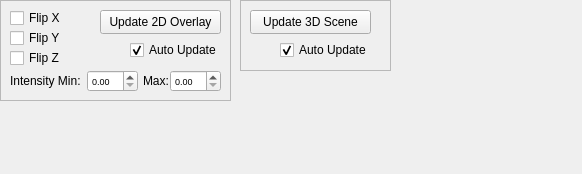
<?xml version="1.0" encoding="UTF-8"?>
<ui version="4.0">
 <class>VisualizationPanelWidget</class>
 <widget class="QWidget" name="VisualizationPanelWidget">
  <property name="geometry">
   <rect>
    <x>0</x>
    <y>0</y>
    <width>582</width>
    <height>174</height>
   </rect>
  </property>
  <property name="windowTitle">
   <string>Form</string>
  </property>
  <widget class="QFrame" name="viz2DFrame">
   <property name="geometry">
    <rect>
     <x>0</x>
     <y>0</y>
     <width>231</width>
     <height>101</height>
    </rect>
   </property>
   <property name="frameShape">
    <enum>QFrame::StyledPanel</enum>
   </property>
   <property name="frameShadow">
    <enum>QFrame::Raised</enum>
   </property>
   <widget class="QPushButton" name="vizUpdate2DOverlayButton">
    <property name="geometry">
     <rect>
      <x>100</x>
      <y>10</y>
      <width>121</width>
      <height>24</height>
     </rect>
    </property>
    <property name="text">
     <string>Update 2D Overlay</string>
    </property>
   </widget>
   <widget class="QCheckBox" name="vizView2DFlipXCheckBox">
    <property name="geometry">
     <rect>
      <x>10</x>
      <y>10</y>
      <width>61</width>
      <height>16</height>
     </rect>
    </property>
    <property name="sizePolicy">
     <sizepolicy hsizetype="Fixed" vsizetype="Fixed">
      <horstretch>0</horstretch>
      <verstretch>0</verstretch>
     </sizepolicy>
    </property>
    <property name="font">
     <font>
      <pointsize>9</pointsize>
     </font>
    </property>
    <property name="text">
     <string>Flip X</string>
    </property>
    <property name="iconSize">
     <size>
      <width>10</width>
      <height>10</height>
     </size>
    </property>
   </widget>
   <widget class="QCheckBox" name="vizView2DFlipYCheckBox">
    <property name="geometry">
     <rect>
      <x>10</x>
      <y>30</y>
      <width>61</width>
      <height>16</height>
     </rect>
    </property>
    <property name="sizePolicy">
     <sizepolicy hsizetype="Fixed" vsizetype="Fixed">
      <horstretch>0</horstretch>
      <verstretch>0</verstretch>
     </sizepolicy>
    </property>
    <property name="font">
     <font>
      <pointsize>9</pointsize>
     </font>
    </property>
    <property name="text">
     <string>Flip Y</string>
    </property>
    <property name="iconSize">
     <size>
      <width>10</width>
      <height>10</height>
     </size>
    </property>
   </widget>
   <widget class="QCheckBox" name="vizAutoUpdate2DOverlayCheckBox">
    <property name="geometry">
     <rect>
      <x>130</x>
      <y>40</y>
      <width>91</width>
      <height>20</height>
     </rect>
    </property>
    <property name="text">
     <string>Auto Update</string>
    </property>
    <property name="checked">
     <bool>true</bool>
    </property>
   </widget>
   <widget class="QCheckBox" name="vizView2DFlipZCheckBox">
    <property name="geometry">
     <rect>
      <x>10</x>
      <y>50</y>
      <width>61</width>
      <height>16</height>
     </rect>
    </property>
    <property name="sizePolicy">
     <sizepolicy hsizetype="Fixed" vsizetype="Fixed">
      <horstretch>0</horstretch>
      <verstretch>0</verstretch>
     </sizepolicy>
    </property>
    <property name="font">
     <font>
      <pointsize>9</pointsize>
     </font>
    </property>
    <property name="text">
     <string>Flip Z</string>
    </property>
    <property name="iconSize">
     <size>
      <width>10</width>
      <height>10</height>
     </size>
    </property>
   </widget>
   <widget class="QDoubleSpinBox" name="vizIntensityMinSpinBox">
    <property name="geometry">
     <rect>
      <x>87</x>
      <y>70</y>
      <width>51</width>
      <height>22</height>
     </rect>
    </property>
    <property name="font">
     <font>
      <pointsize>7</pointsize>
     </font>
    </property>
   </widget>
   <widget class="QDoubleSpinBox" name="vizIntensityMaxSpinBox">
    <property name="geometry">
     <rect>
      <x>170</x>
      <y>70</y>
      <width>51</width>
      <height>22</height>
     </rect>
    </property>
    <property name="font">
     <font>
      <pointsize>7</pointsize>
     </font>
    </property>
   </widget>
   <widget class="QLabel" name="vizIntensityMinLabel">
    <property name="geometry">
     <rect>
      <x>10</x>
      <y>73</y>
      <width>81</width>
      <height>16</height>
     </rect>
    </property>
    <property name="text">
     <string>Intensity Min:</string>
    </property>
   </widget>
   <widget class="QLabel" name="vizIntensityMaxLabel">
    <property name="geometry">
     <rect>
      <x>143</x>
      <y>71</y>
      <width>31</width>
      <height>20</height>
     </rect>
    </property>
    <property name="font">
     <font>
      <pointsize>9</pointsize>
     </font>
    </property>
    <property name="text">
     <string>Max:</string>
    </property>
   </widget>
  </widget>
  <widget class="QFrame" name="viz3DFrame">
   <property name="geometry">
    <rect>
     <x>240</x>
     <y>0</y>
     <width>151</width>
     <height>71</height>
    </rect>
   </property>
   <property name="frameShape">
    <enum>QFrame::StyledPanel</enum>
   </property>
   <property name="frameShadow">
    <enum>QFrame::Raised</enum>
   </property>
   <widget class="QCheckBox" name="vizAutoUpdate3DSceneCheckBox">
    <property name="geometry">
     <rect>
      <x>40</x>
      <y>40</y>
      <width>91</width>
      <height>20</height>
     </rect>
    </property>
    <property name="text">
     <string>Auto Update</string>
    </property>
    <property name="checked">
     <bool>true</bool>
    </property>
   </widget>
   <widget class="QPushButton" name="vizUpdate3DSceneButton">
    <property name="geometry">
     <rect>
      <x>10</x>
      <y>10</y>
      <width>121</width>
      <height>24</height>
     </rect>
    </property>
    <property name="text">
     <string>Update 3D Scene</string>
    </property>
   </widget>
  </widget>
 </widget>
 <resources/>
 <connections/>
</ui>
